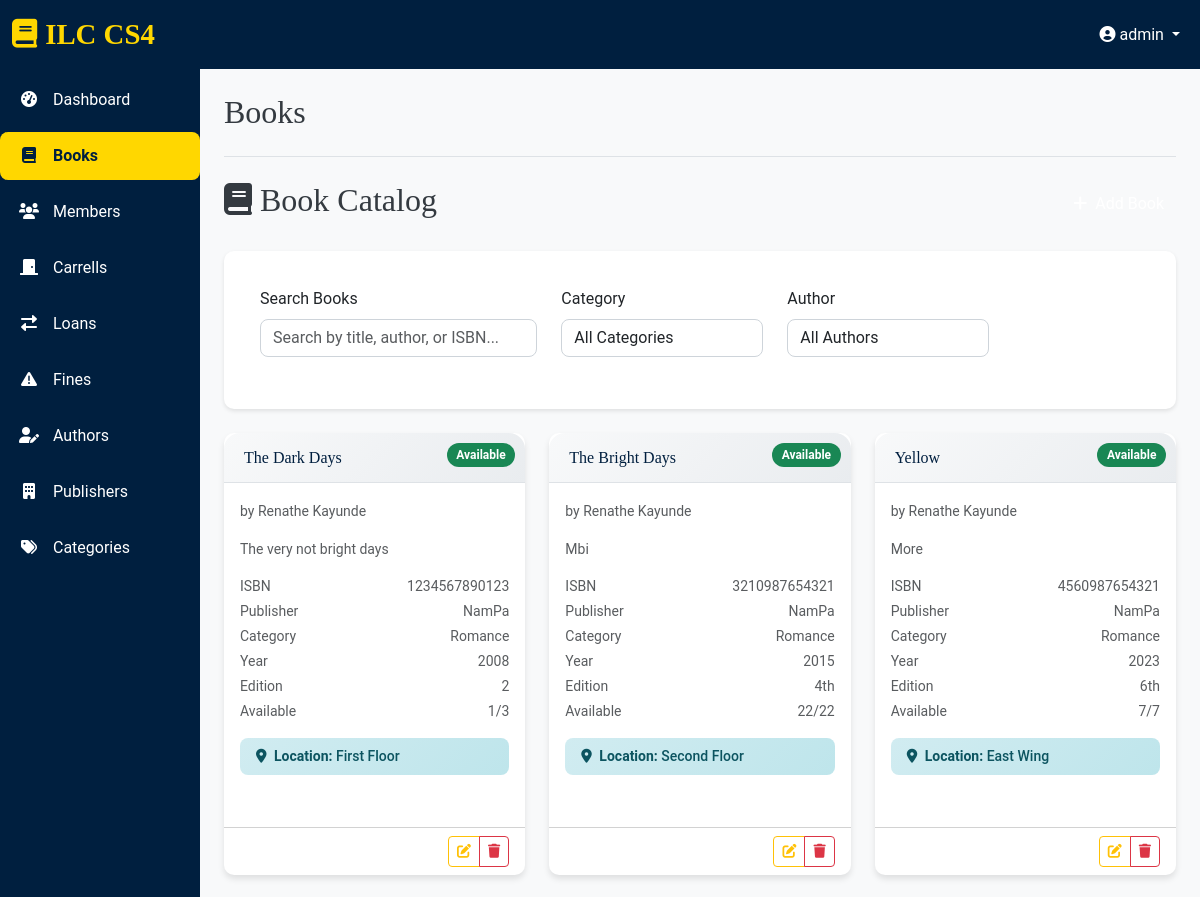
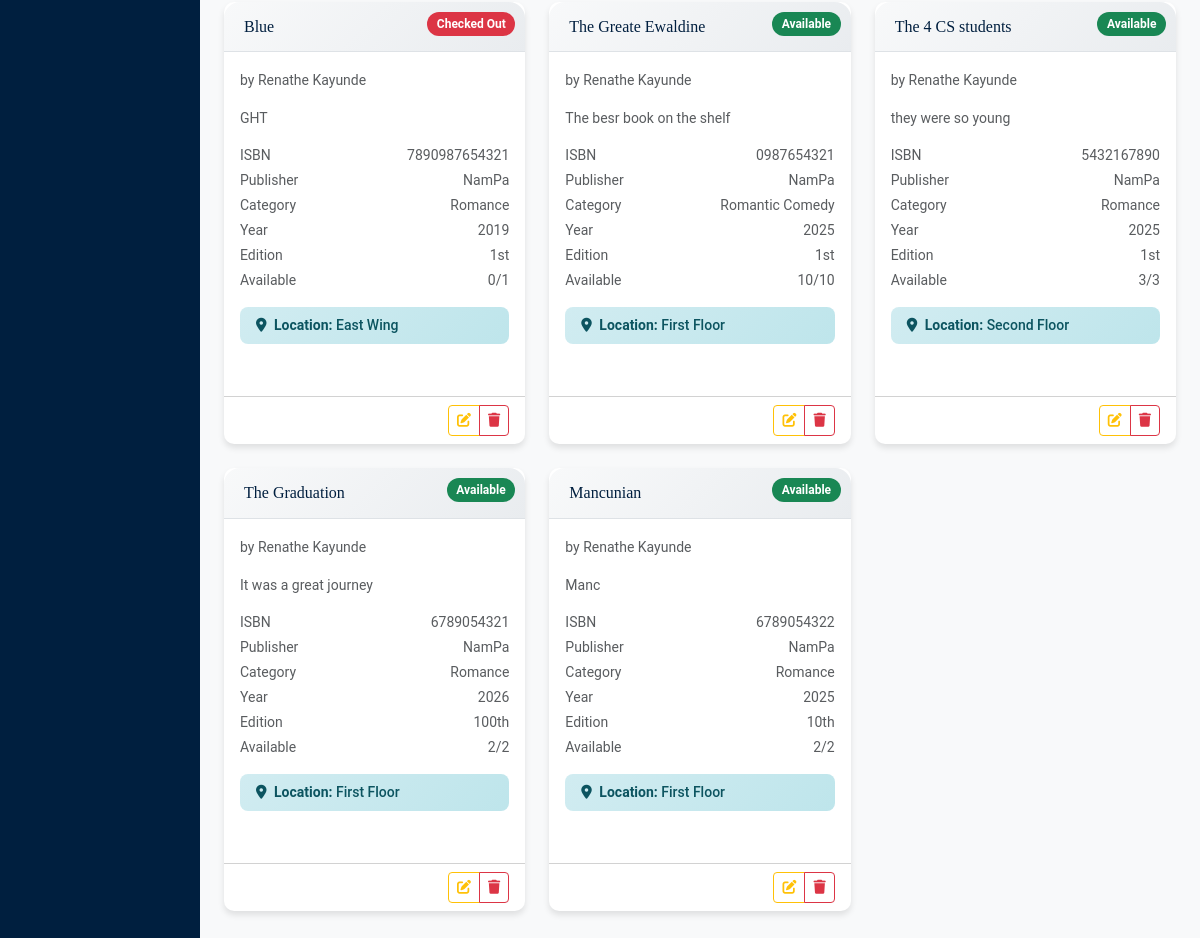
The app's page /books (signed in), older data (2 pictures, top to bottom).
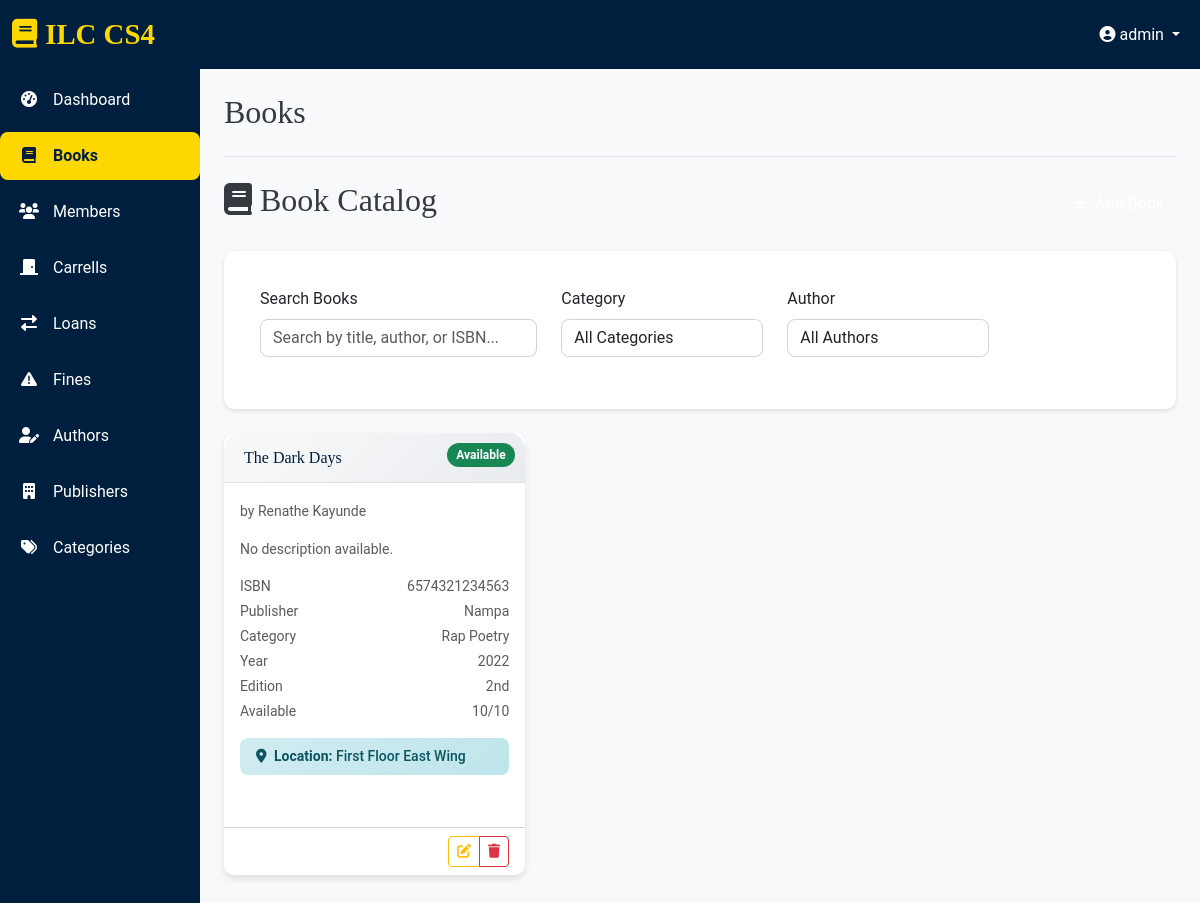
The same page, newer data.
### app.py (models this page shows, shortened)
class User(db.Model, UserMixin):
    id = db.Column(db.Integer, primary_key=True)
    username = db.Column(db.String(50), unique=True, nullable=False)
    password_hash = db.Column(db.String(128), nullable=False)
    role = db.Column(db.String(20), nullable=False, default='member')  # member, librarian, admin
    created_at = db.Column(db.DateTime, default=datetime.utcnow)

class Book(db.Model):
    id = db.Column(db.String(10), primary_key=True)
    isbn = db.Column(db.String(20), unique=True, nullable=False)
    title = db.Column(db.String(300), nullable=False)
    edition = db.Column(db.String(50))
    publication_year = db.Column(db.Integer)
    pages = db.Column(db.Integer)
    language = db.Column(db.String(50), default='English')
    description = db.Column(db.Text)
    cover_image = db.Column(db.String(200))
    author_id = db.Column(db.Integer, db.ForeignKey('author.id'), nullable=False)
    publisher_id = db.Column(db.Integer, db.ForeignKey('publisher.id'), nullable=False)
    category_id = db.Column(db.Integer, db.ForeignKey('category.id'), nullable=False)
    total_copies = db.Column(db.Integer, nullable=False, default=1)
    available_copies = db.Column(db.Integer, nullable=False, default=1)
    location = db.Column(db.String(100))  # Shelf location
    created_at = db.Column(db.DateTime, default=datetime.utcnow)
    updated_at = db.Column(db.DateTime, default=datetime.utcnow, onupdate=datetime.utcnow)
    loans = db.relationship('Loan', backref='book', lazy=True)
    @property
    def is_available(self):
        return self.available_copies > 0
    @property
    def availability_status(self):
        if self.available_copies > 0:
            return 'Available'
        elif self.available_copies == 0:
            return 'Checked Out'
        else:
            return 'Unknown'

class Author(db.Model):
    id = db.Column(db.Integer, primary_key=True)
    name = db.Column(db.String(200), nullable=False)
    biography = db.Column(db.Text)
    birth_date = db.Column(db.Date)
    nationality = db.Column(db.String(100))
    created_at = db.Column(db.DateTime, default=datetime.utcnow)
    books = db.relationship('Book', backref='author', lazy=True)

class Publisher(db.Model):
    id = db.Column(db.Integer, primary_key=True)
    name = db.Column(db.String(200), nullable=False)
    address = db.Column(db.Text)
    phone = db.Column(db.String(20))
    email = db.Column(db.String(120))
    website = db.Column(db.String(200))
    created_at = db.Column(db.DateTime, default=datetime.utcnow)
    books = db.relationship('Book', backref='publisher', lazy=True)

class Category(db.Model):
    id = db.Column(db.Integer, primary_key=True)
    name = db.Column(db.String(100), nullable=False)
    description = db.Column(db.Text)
    parent_id = db.Column(db.Integer, db.ForeignKey('category.id'))
    created_at = db.Column(db.DateTime, default=datetime.utcnow)
    parent = db.relationship('Category', remote_side=[id], backref='subcategories')
    books = db.relationship('Book', backref='category', lazy=True)

### app.py (the view)
@app.route('/books')
@login_required
def books():
    search_query = request.args.get('search', '')
    category_filter = request.args.get('category', '')
    author_filter = request.args.get('author', '')
    query = Book.query.options(joinedload(Book.author), joinedload(Book.publisher), joinedload(Book.category))
    if search_query:
        query = query.filter(Book.title.ilike(f'%{search_query}%'))
    if category_filter:
        query = query.filter(Book.category_id == category_filter)
    if author_filter:
        query = query.filter(Book.author_id == author_filter)
    books = query.all()
    categories = Category.query.all()
    authors = Author.query.all()
    form = BookForm()
    form.author_id.choices = [(a.id, a.name) for a in authors]
    form.publisher_id.choices = [(p.id, p.name) for p in Publisher.query.all()]
    form.category_id.choices = [(c.id, c.name) for c in categories]
    current_year = datetime.now().year  # Add this line
    return render_template('books.html', title='Books', books=books,
                         categories=categories, authors=authors, form=form,
                         search_query=search_query, category_filter=category_filter,
                         author_filter=author_filter, current_year=current_year)  # Add current_year here

### templates/books.html (shortened to what this page needs)
{% extends "base.html" %}
{% block content %}
<div class="d-flex justify-content-between align-items-center mb-4">
    <h2><i class="fas fa-book me-2"></i>Book Catalog</h2>
    {% if current_user.role in ['admin', 'librarian'] %}
    <button class="btn btn-primary" data-bs-toggle="modal" data-bs-target="#addBookModal">
        <i class="fas fa-plus me-2"></i>Add Book
    </button>
    {% endif %}
</div>
<div class="card search-form mb-4">
    <div class="card-body">
        <form method="GET" action="{{ url_for('books') }}">
            <div class="row">
                <div class="col-md-4">
                    <div class="mb-3">
                        <label class="form-label">Search Books</label>
                        <input type="text" class="form-control" name="search" value="{{ search_query }}"
                               placeholder="Search by title, author, or ISBN...">
                    </div>
                </div>
                <div class="col-md-3">
                    <div class="mb-3">
                        <label class="form-label">Category</label>
                        <select class="form-control" name="category">
                            <option value="">All Categories</option>
                        </select>
                    </div>
                </div>
                <div class="col-md-3">
                    <div class="mb-3">
                        <label class="form-label">Author</label>
                        <select class="form-control" name="author">
                            <option value="">All Authors</option>
                        </select>
                    </div>
                </div>
                <div class="col-md-2">
                    <div class="mb-3">
                        <label class="form-label">&nbsp;</label>
                        <button type="submit" class="btn btn-primary w-100">
                            <i class="fas fa-search me-1"></i>Search
                        </button>
                    </div>
                </div>
            </div>
        </form>
    </div>
</div>
<div class="row">
    {% for book in books %}
    <div class="col-md-6 col-lg-4 mb-4">
        <div class="card book-card h-100">
            <div class="card-header position-relative">
                <h6 class="mb-0 text-truncate">{{ book.title }}</h6>
                <span class="availability-badge badge bg-{{ 'success' if book.is_available else 'danger' }}">
                    {{ book.availability_status }}
                </span>
            </div>
            <div class="card-body">
                <div class="mb-3">
                    <small class="text-muted">by {{ book.author.name }}</small>
                </div>
                <p class="card-text small text-muted mb-3">
                    {{ book.description|truncate(120) or 'No description available.' }}
                </p>
                <div class="book-details">
                    <div class="d-flex justify-content-between small text-muted mb-1">
                        <span>ISBN</span>
                        <span>{{ book.isbn }}</span>
                    </div>
                    <div class="d-flex justify-content-between small text-muted mb-1">
                        <span>Publisher</span>
                        <span>{{ book.publisher.name }}</span>
                    </div>
                    <div class="d-flex justify-content-between small text-muted mb-1">
                        <span>Category</span>
                        <span>{{ book.category.name }}</span>
                    </div>
                    <div class="d-flex justify-content-between small text-muted mb-1">
                        <span>Year</span>
                        <span>{{ book.publication_year or 'N/A' }}</span>
                    </div>
                    <div class="d-flex justify-content-between small text-muted mb-1">
                        <span>Edition</span>
                        <span>{{ book.edition or '1st Edition' }}</span>
                    </div>
                    <div class="d-flex justify-content-between small text-muted mb-3">
                        <span>Available</span>
                        <span>{{ book.available_copies }}/{{ book.total_copies }}</span>
                    </div>
                </div>
                {% if book.location %}
                <div class="alert alert-info small py-2 mb-3">
                    <i class="fas fa-map-marker-alt me-1"></i>
                    <strong>Location:</strong> {{ book.location }}
                </div>
                {% endif %}
            </div>
            <div class="card-footer bg-transparent">
                <div class="d-flex justify-content-between align-items-center">
                    <div class="btn-group">
                        {% if current_user.role in ['admin', 'librarian'] %}
                        <button class="btn btn-sm btn-outline-warning edit-book-btn"
                                data-book-id="{{ book.id }}"
                                data-book-isbn="{{ book.isbn }}"
                                data-book-title="{{ book.title }}"
                                data-book-edition="{{ book.edition or '' }}"
                                data-book-publication-year="{{ book.publication_year or '' }}"
                                data-book-pages="{{ book.pages or '' }}"
                                data-book-author-id="{{ book.author_id }}"
                                data-book-publisher-id="{{ book.publisher_id }}"
                                data-book-category-id="{{ book.category_id }}"
                                data-book-description="{{ book.description or '' }}"
                                data-book-total-copies="{{ book.total_copies }}"
                                data-book-location="{{ book.location or '' }}">
                            <i class="fas fa-edit"></i>
                        </button>
                        <button class="btn btn-sm btn-outline-danger delete-book-btn"
                                data-book-id="{{ book.id }}"
                                data-book-title="{{ book.title }}">
                            <i class="fas fa-trash"></i>
                        </button>
                        {% endif %}
                    </div>
                </div>
            </div>
        </div>
    </div>
    {% endfor %}
</div>
{% endblock %}

### templates/base.html (shortened to what this page needs)
<!DOCTYPE html>
<html lang="en">
<head>
    <link href="https://cdn.jsdelivr.net/npm/bootstrap@5.3.0-alpha1/dist/css/bootstrap.min.css" rel="stylesheet">
    <link href="https://cdnjs.cloudflare.com/ajax/libs/font-awesome/6.0.0/css/all.min.css" rel="stylesheet">
    <link rel="stylesheet" href="{{ url_for('static', filename='style.css') }}">
</head>
<body class="{% block body_class %}{% endblock %}">
    <nav class="navbar navbar-expand-lg navbar-dark" style="background-color: var(--primary-color);">
    <div class="container-fluid">
        <a class="navbar-brand" href="{{ url_for('dashboard') }}">
            <i class="fas fa-book me-2"></i>ILC CS4
        </a>
        <div class="collapse navbar-collapse" id="navbarNav">
            <ul class="navbar-nav ms-auto">
                {% if current_user.is_authenticated %}
                    <li class="nav-item dropdown">
                        <a class="nav-link dropdown-toggle" href="#" id="navbarDropdown" role="button" data-bs-toggle="dropdown">
                            <i class="fas fa-user-circle me-1"></i>{{ current_user.username }}
                        </a>
                    </li>
                {% endif %}
            </ul>
        </div>
    </div>
</nav>
    <div class="container-fluid">
        <div class="row">
            {% if current_user.is_authenticated %}
            <div class="col-md-3 col-lg-2 d-md-block sidebar collapse" style="height: 230rem;">
                <div class="position-sticky pt-3">
                    <ul class="nav flex-column">
                        <li class="nav-item">
                            <a class="nav-link {% if request.endpoint == 'dashboard' %}active{% endif %}" href="{{ url_for('dashboard') }}">
                                <i class="fas fa-tachometer-alt"></i> Dashboard
                            </a>
                        </li>
                        <li class="nav-item">
                            <a class="nav-link {% if request.endpoint == 'books' %}active{% endif %}" href="{{ url_for('books') }}">
                                <i class="fas fa-book"></i> Books
                            </a>
                        </li>
                        {% if current_user.role in ['admin', 'librarian'] %}
                        <li class="nav-item">
                            <a class="nav-link {% if request.endpoint == 'members' %}active{% endif %}" href="{{ url_for('members') }}">
                                <i class="fas fa-users"></i> Members
                            </a>
                        </li>
                        {% if current_user.role in ['admin', 'librarian'] %}
                        <li class="nav-item">
                            <a class="nav-link {% if request.endpoint == 'carrells' %}active{% endif %}" href="{{ url_for('carrells') }}">
                                <i class="fas fa-door-closed"></i> Carrells
                            </a>
                        </li>
                        {% endif %}
                        <li class="nav-item">
                            <a class="nav-link {% if request.endpoint == 'loans' %}active{% endif %}" href="{{ url_for('loans') }}">
                                <i class="fas fa-exchange-alt"></i> Loans
                            </a>
                        </li>
                        <li class="nav-item">
                            <a class="nav-link {% if request.endpoint == 'fines' %}active{% endif %}" href="{{ url_for('fines') }}">
                                <i class="fas fa-exclamation-triangle"></i> Fines
                            </a>
                        </li>
                        {% endif %}
                        {% if current_user.role in ['admin', 'librarian'] %}
                        <li class="nav-item">
                            <a class="nav-link {% if request.endpoint == 'authors' %}active{% endif %}" href="{{ url_for('authors') }}">
                                <i class="fas fa-user-edit"></i> Authors
                            </a>
                        </li>
                        <li class="nav-item">
                            <a class="nav-link {% if request.endpoint == 'publishers' %}active{% endif %}" href="{{ url_for('publishers') }}">
                                <i class="fas fa-building"></i> Publishers
                            </a>
                        </li>
                        <li class="nav-item">
                            <a class="nav-link {% if request.endpoint == 'categories' %}active{% endif %}" href="{{ url_for('categories') }}">
                                <i class="fas fa-tags"></i> Categories
                            </a>
                        </li>
                        {% endif %}
                    </ul>
                </div>
            </div>
            {% endif %}
            <main class="col-md-9 ms-sm-auto col-lg-10 px-md-4 py-4">
                <div class="d-flex justify-content-between flex-wrap flex-md-nowrap align-items-center pb-3 mb-4 border-bottom">
                    <h1 class="h2"> {{ title }}</h1>
                </div>
                {% block content %}{% endblock %}
            </main>
        </div>
    </div>
</body>
</html>

Row changes from the older to the newer data that the page shows:
removed Book: title "The Bright Days", availability_status "Available", author.name "Renathe Kayunde", description "Mbi", isbn "3210987654321", publisher.name "NamPa", category.name "Romance", publication_year "2015", edition "4th", available_copies "22", total_copies "22", location "Second Floor"
removed Book: title "Yellow", availability_status "Available", author.name "Renathe Kayunde", description "More", isbn "4560987654321", publisher.name "NamPa", category.name "Romance", publication_year "2023", edition "6th", available_copies "7", total_copies "7", location "East Wing"
removed Book: title "Blue", availability_status "Checked Out", author.name "Renathe Kayunde", description "GHT", isbn "7890987654321", publisher.name "NamPa", category.name "Romance", publication_year "2019", edition "1st", available_copies "0", total_copies "1", location "East Wing"
removed Book: title "The Greate Ewaldine", availability_status "Available", author.name "Renathe Kayunde", description "The besr book on the shelf", isbn "0987654321", publisher.name "NamPa", category.name "Romantic Comedy", publication_year "2025", edition "1st", available_copies "10", total_copies "10", location "First Floor"
removed Book: title "The 4 CS students", availability_status "Available", author.name "Renathe Kayunde", description "they were so young", isbn "5432167890", publisher.name "NamPa", category.name "Romance", publication_year "2025", edition "1st", available_copies "3", total_copies "3", location "Second Floor"
removed Book: title "The Graduation", availability_status "Available", author.name "Renathe Kayunde", description "It was a great journey", isbn "6789054321", publisher.name "NamPa", category.name "Romance", publication_year "2026", edition "100th", available_copies "2", total_copies "2", location "First Floor"
removed Book: title "Mancunian", availability_status "Available", author.name "Renathe Kayunde", description "Manc", isbn "6789054322", publisher.name "NamPa", category.name "Romance", publication_year "2025", edition "10th", available_copies "2", total_copies "2", location "First Floor"
changed Book "The Dark Days": description "The very not bright days" → "No description available."; isbn "1234567890123" → "6574321234563"; publisher.name "NamPa" → "Nampa"; category.name "Romance" → "Rap Poetry"; publication_year "2008" → "2022"; edition "2" → "2nd"; available_copies "1" → "10"; total_copies "3" → "10"; location "First Floor" → "First Floor East Wing"
